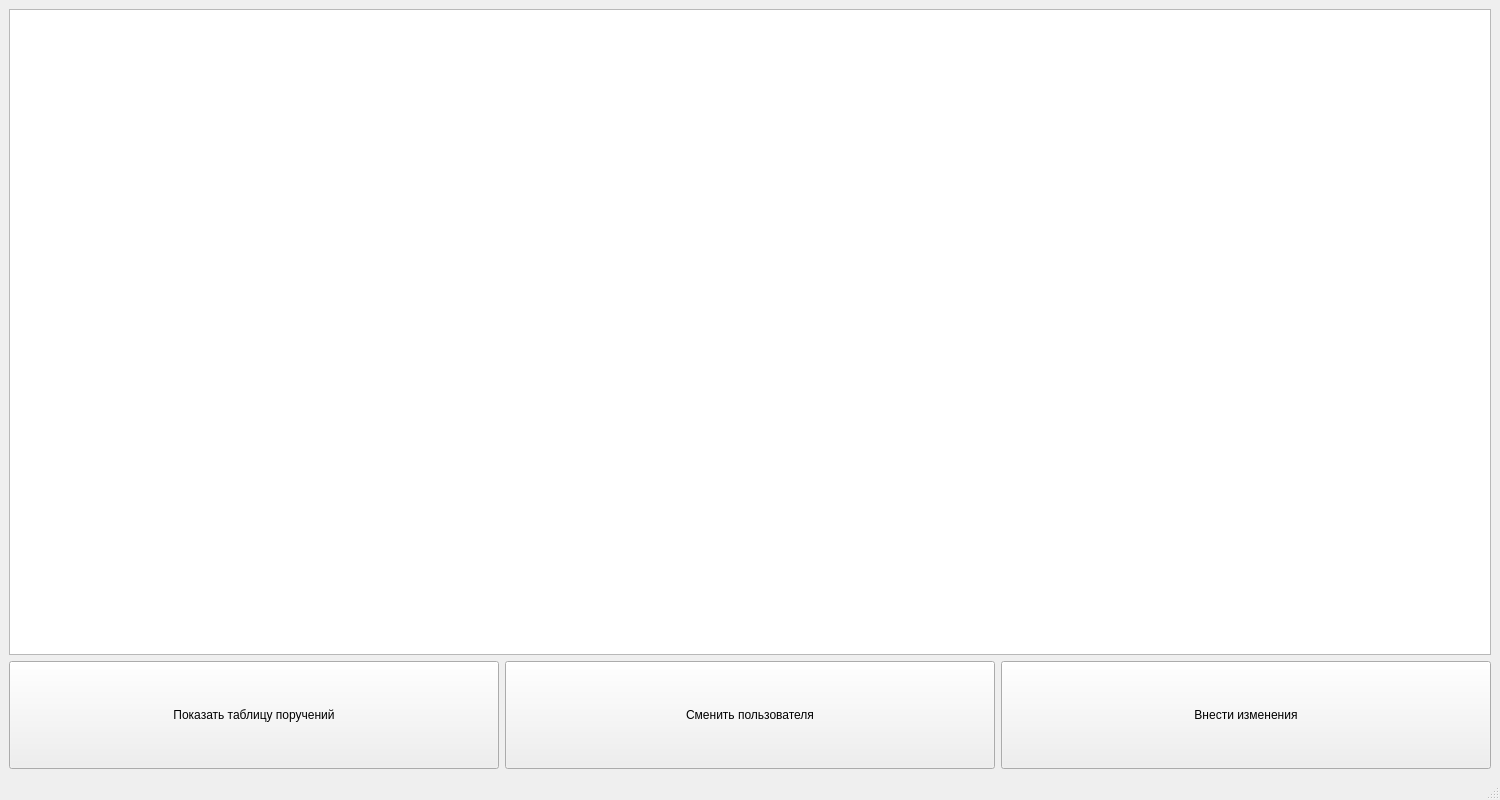
<?xml version="1.0" encoding="UTF-8"?>
<ui version="4.0">
 <class>MainWindow</class>
 <widget class="QMainWindow" name="MainWindow">
  <property name="geometry">
   <rect>
    <x>0</x>
    <y>0</y>
    <width>1500</width>
    <height>800</height>
   </rect>
  </property>
  <property name="windowTitle">
   <string>MainWindow</string>
  </property>
  <widget class="QWidget" name="centralwidget">
   <layout class="QHBoxLayout" name="horizontalLayout">
    <item>
     <layout class="QVBoxLayout" name="verticalLayout" stretch="6,1">
      <property name="spacing">
       <number>6</number>
      </property>
      <property name="sizeConstraint">
       <enum>QLayout::SetDefaultConstraint</enum>
      </property>
      <item>
       <widget class="QTableWidget" name="tableWidget">
        <property name="sizePolicy">
         <sizepolicy hsizetype="Expanding" vsizetype="Ignored">
          <horstretch>0</horstretch>
          <verstretch>0</verstretch>
         </sizepolicy>
        </property>
       </widget>
      </item>
      <item>
       <layout class="QHBoxLayout" name="horizontalLayout_2">
        <property name="spacing">
         <number>6</number>
        </property>
        <item>
         <widget class="QPushButton" name="showAllTasks">
          <property name="sizePolicy">
           <sizepolicy hsizetype="Minimum" vsizetype="Ignored">
            <horstretch>0</horstretch>
            <verstretch>0</verstretch>
           </sizepolicy>
          </property>
          <property name="text">
           <string>Показать таблицу поручений</string>
          </property>
         </widget>
        </item>
        <item>
         <widget class="QPushButton" name="changeUser">
          <property name="sizePolicy">
           <sizepolicy hsizetype="Minimum" vsizetype="Ignored">
            <horstretch>0</horstretch>
            <verstretch>0</verstretch>
           </sizepolicy>
          </property>
          <property name="text">
           <string>Сменить пользователя</string>
          </property>
         </widget>
        </item>
        <item>
         <widget class="QPushButton" name="changeData">
          <property name="sizePolicy">
           <sizepolicy hsizetype="Minimum" vsizetype="Ignored">
            <horstretch>0</horstretch>
            <verstretch>0</verstretch>
           </sizepolicy>
          </property>
          <property name="text">
           <string>Внести изменения</string>
          </property>
         </widget>
        </item>
       </layout>
      </item>
     </layout>
    </item>
   </layout>
  </widget>
  <widget class="QMenuBar" name="menubar">
   <property name="geometry">
    <rect>
     <x>0</x>
     <y>0</y>
     <width>825</width>
     <height>21</height>
    </rect>
   </property>
  </widget>
  <widget class="QStatusBar" name="statusbar"/>
 </widget>
 <resources/>
 <connections/>
</ui>
